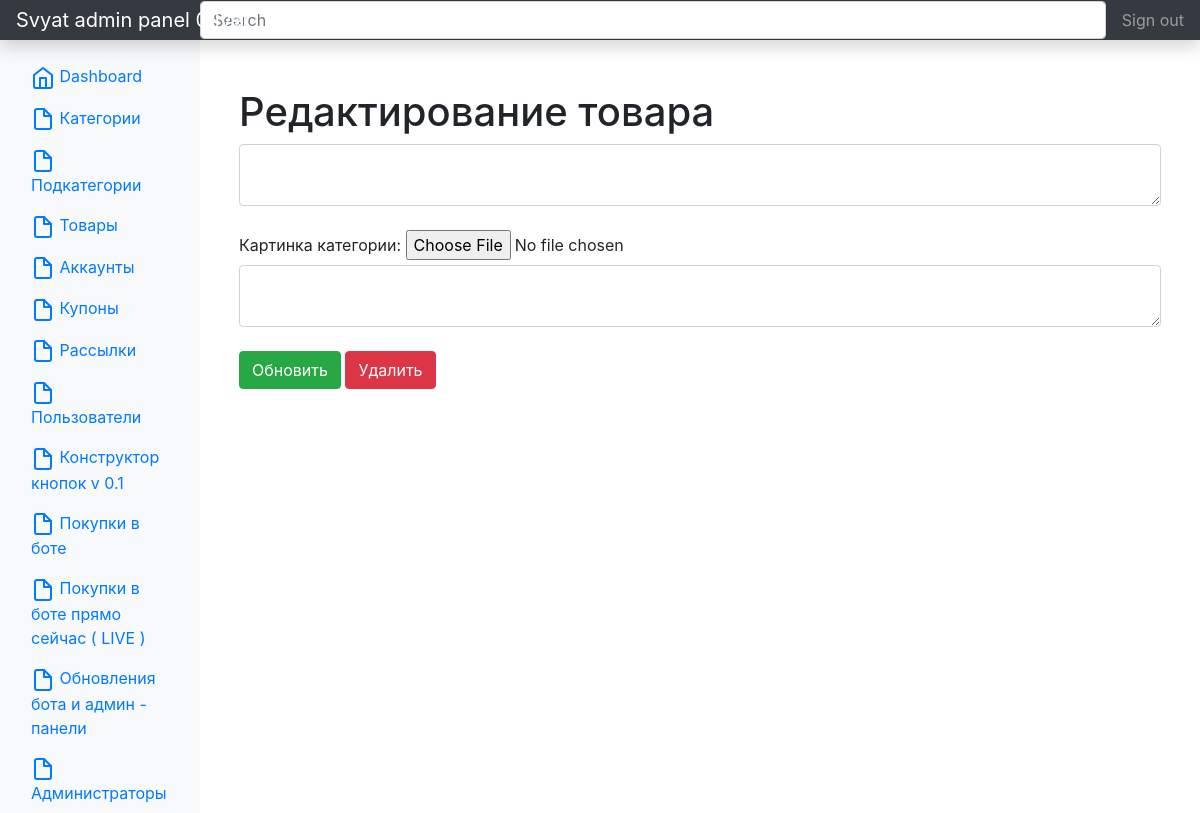
Before: /admin/category/14/update (signed in) with the older database file.
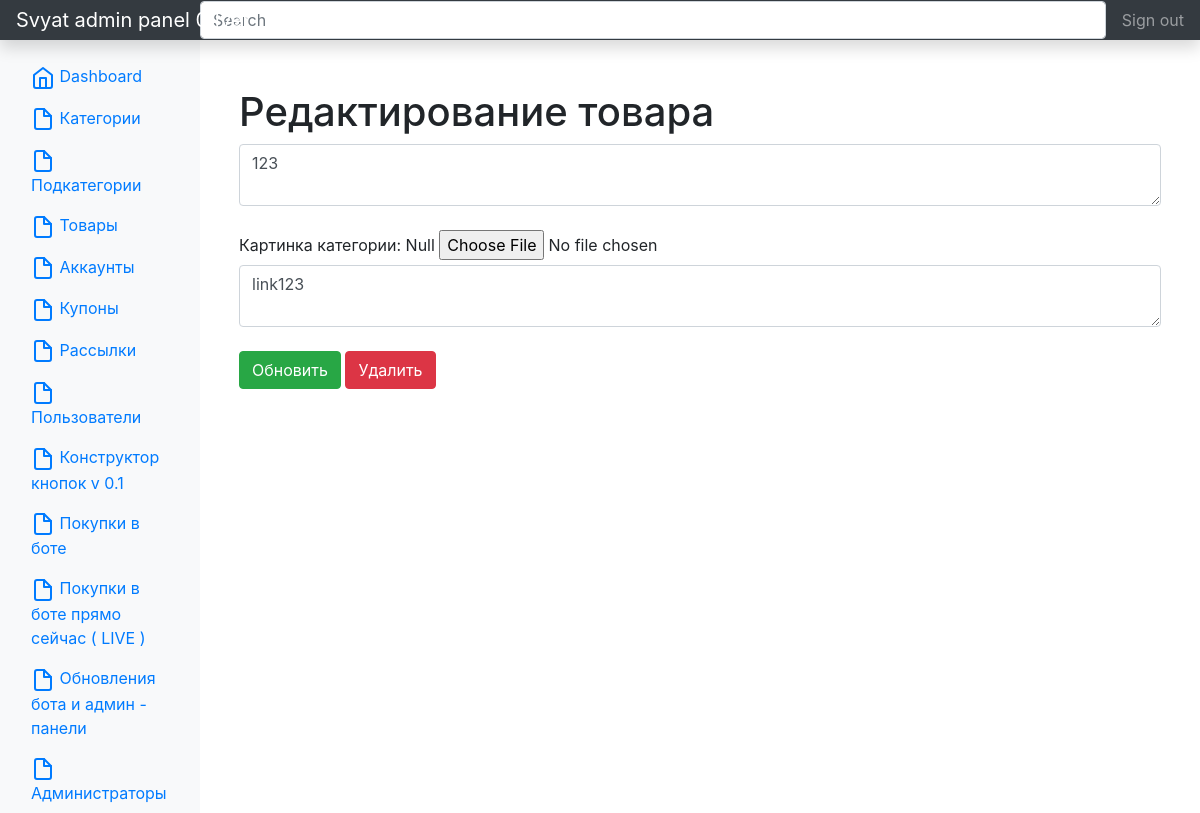
After: the same page with the newer database file.
### app.py (models this page shows, shortened)
class Category(db.Model):
    id = db.Column(db.Integer, primary_key=True)
    title = db.Column(db.String(100), nullable=False)
    image = db.Column(db.String(300))
    link = db.Column(db.String(100))

### app.py (the view)
@app.route('/admin/category/<int:id>/update', methods=['POST', 'GET'])
@login_required
def categoryUpdate(id):
    category = Category.query.get(id)
    if request.method == "POST":
        category.title = request.form['title']
        file = request.files['inputFile']
        category.link = request.form['link']
        if not file:
            pass
        else:
            filename = secure_filename(file.filename)
            file.save(os.path.join(app.config['UPLOAD_FOLDER'], filename))
            category.image = file.filename
        try:
            db.session.commit()
            return redirect('/admin/categories')
        except:
            return "При редактировании категории произошла ошибка"
    else:
        return render_template("category_update.html", category=category)

### app.py (called while the page is built)
@manager.user_loader
def load_user(user_id):
    return AdminUser.query.get(user_id)

@app.after_request
def redirect_to_signin(response):
    if response.status_code == 401:
        return redirect(url_for('login_page'))
    return response

### templates/category_update.html (shortened to what this page needs)
{% extends 'base.html' %}
{% block body %}
<div class="container mt-5">
	<h1>Редактирование товара</h1>
	<form method="post" enctype="multipart/form-data">
		<textarea type="text" name="title" id="title"  class="form-control">{{ category.title }}</textarea><br>
		<label for='inputFile'>Картинка категории: {{ category.image }}</label>
		<input type='file' name='inputFile'>
		<textarea name="link" id="link"  class="form-control">{{ category.link }}</textarea><br>
		<input type="submit" class="btn btn-success" value="Обновить"></a>
		<a href="/admin/categories/{{ category.id }}/del" class="btn btn-danger">Удалить</a>
</form>
{% endblock %}

Changed rows visible on the page:
added Category: title "123", image "Null", link "link123"
